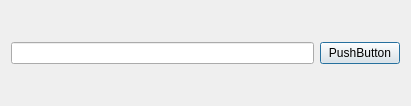
<?xml version="1.0" encoding="UTF-8"?>
<ui version="4.0">
 <class>Dialog</class>
 <widget class="QDialog" name="Dialog">
  <property name="geometry">
   <rect>
    <x>0</x>
    <y>0</y>
    <width>411</width>
    <height>106</height>
   </rect>
  </property>
  <property name="windowTitle">
   <string>Dialog</string>
  </property>
  <layout class="QHBoxLayout" name="horizontalLayout">
   <item>
    <widget class="QLineEdit" name="lineEdit"/>
   </item>
   <item>
    <widget class="QPushButton" name="pushButton">
     <property name="text">
      <string>PushButton</string>
     </property>
    </widget>
   </item>
  </layout>
 </widget>
 <resources/>
 <connections/>
</ui>
